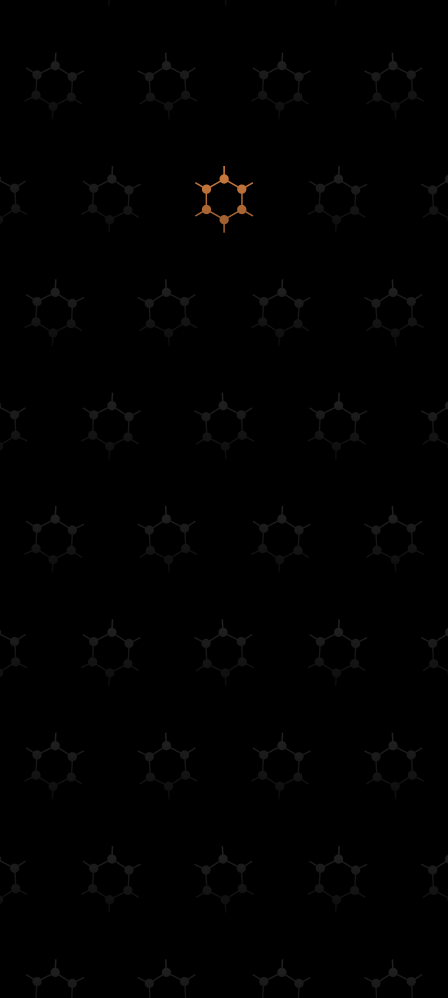
#> input picture samples/center20_orange.png, 1344 x 2992 px, given in place of _logo_tmp.png, which was not available (shown at 1/3 size); the run also reads 1 picture not shown here
$ python gos_chic.py --out out.png
#> lines starting #> are read from the running program, lines starting #| are printed output that depends on the picture; pictures that were not available may be replaced by others from this repository, and a replacement may not be noted
#!/usr/bin/env python3
"""
GrapheneOS OLED Wallpaper Generator -- Chic Suite (Monolithic, embedded SVG)

- No external SVG file needed. This script embeds the GOS logo SVG.
- You can still pass --svg to override with a different path if you want.
- Everything else works the same (FP mode, tessellate weave, styles, custom accent control).

Dependencies:
  pip install pillow cairosvg
"""

# ---------------------------- Embedded SVG ----------------------------
EMBEDDED_SVG = r"""<svg height="253.82401" shape-rendering="geometricPrecision" text-rendering="geometricPrecision" viewBox="0 0 2644.0798 2644" width="253.82401" xmlns="http://www.w3.org/2000/svg"><path d="m771.67168 798 381.00032-217c-7.0001-21-12.0001-43-12.0001-67 0-92 67.0001-168 155.0001-184v-330h64v330c88 16 155 92 155 184 0 24-5 46-13 67l382 217c14-16 31-30 50-42 80-46 180-26 237 42l286-165 32 56-286 165c31 84-2 180-82 226-18 10-36 17-55 21v442c19 4 37 11 55 21 80 46 113 142 82 226l286 165-32 56-286-165c-57 68-157 88-237 42-19-12-36-26-50-42-127 72-254 145-382 217 8 21 13 43 13 67 0 92-67 168-155 184v330h-64v-330c-88-16-155.0001-92-155.0001-184 0-24 5-46 12.0001-67l-381.00032-217c-14 16-31 30-50 42-80 46-180 26-237-42l-285.99999 165-32-56 285.99999-165c-31-84 2-180 82-226 18-10 36-17 55-21v-442c-19-4-37-11-55-21-80-46-113-142-82-226l-285.99999-165 32-56 285.99999 165c57-68 157-88 237-42 19 12 36 26 50 42zm1080.00032 992c-18-50-15-108 14-157 30-52 81-84 136-92v-438c-55-8-106-40-136-92-29-49-32-107-14-157l-382-218c-35 40-85 65-142 65s-107-25-142-65l-382.00032 218c18 50 15 108-14 157-30 52-81 84-136 92v438c55 8 106 40 136 92 29 49 32 107 14 157l382.00032 218c35-40 85-65 142-65s107 25 142 65z" fill="#000000" fill-rule="nonzero" transform="translate(0 .000102)"/></svg>"""

# ---------------------------- helpers ----------------------------
import argparse, os, math
from collections import deque
from PIL import Image, ImageFilter
from PIL.Image import Resampling
import cairosvg

# ---------------------------- device helper ----------------------------
# [33 lines left out: function get_pixel_resolution, not called in this run]

def render_svg_to_png(svg_path_or_embedded: str, png_path: str, size_px: int) -> None:
#> called with svg_path_or_embedded = '__embedded__', png_path = '_logo_tmp.png', size_px = 200
    if svg_path_or_embedded and svg_path_or_embedded != "__embedded__":
        cairosvg.svg2png(url=svg_path_or_embedded, write_to=png_path,
                         output_width=size_px, output_height=size_px)
    else:
        cairosvg.svg2png(bytestring=EMBEDDED_SVG.encode("utf-8"), write_to=png_path,
                         output_width=size_px, output_height=size_px)
#> (this line was passed over: cairosvg is not available in this run)

def make_vertical_gradient(size, top_rgb=(30,30,30), bottom_rgb=(10,10,10)):
    w, h = size
    grad = Image.new("RGBA", (w, h))
    for y in range(h):
        t = y / (h - 1 if h > 1 else 1)
        r = int(top_rgb[0] * (1 - t) + bottom_rgb[0] * t)
        g = int(top_rgb[1] * (1 - t) + bottom_rgb[1] * t)
        b = int(top_rgb[2] * (1 - t) + bottom_rgb[2] * t)
        for x in range(w):
            grad.putpixel((x, y), (r, g, b, 255))
    return grad

def apply_fill_with_mask(fill_img: Image.Image, mask_img: Image.Image) -> Image.Image:
    out = Image.new("RGBA", fill_img.size, (0,0,0,0))
    out.paste(fill_img, (0,0), mask=mask_img)
    return out


def parse_accent_color(accent_color: str):
    """Accept preset names or custom colors:
       - "gold", "steel", "red", "none"
       - "#RRGGBB"
       - "R,G,B" (0-255 each)
    Returns (r,g,b) or None for 'none'.
    """
    presets = {"gold":(160,140,60), "steel":(70,70,70), "red":(140,40,40), "none":None}
    if accent_color in presets:
        return presets[accent_color]
    s = accent_color.strip()
    # Hex
    if s.startswith("#") and len(s) == 7:
        try:
            r = int(s[1:3], 16); g = int(s[3:5], 16); b = int(s[5:7], 16)
            return (r,g,b)
        except ValueError:
            pass
    # Comma-separated
    if "," in s:
        parts = s.split(",")
        if len(parts) == 3:
            try:
                r,g,b = [max(0, min(255, int(p.strip()))) for p in parts]
                return (r,g,b)
            except ValueError:
                pass
    # Fallback to gold
    return presets["gold"]
def recolor_flat(mask_img: Image.Image, rgb=(30,30,30)):
    fill = Image.new("RGBA", mask_img.size, (*rgb, 255))
    return apply_fill_with_mask(fill, mask_img)

def build_tile_variants(mask, style):
    if style == "gradient":
        grad = make_vertical_gradient(mask.size, (30,30,30), (10,10,10))
        base = apply_fill_with_mask(grad, mask)
        return lambda row: base

    if style == "glossmix":
        grad = make_vertical_gradient(mask.size, (35,35,35), (12,12,12))
        glossy = apply_fill_with_mask(grad, mask)
        matte  = recolor_flat(mask, (28,28,28))
        return lambda row: glossy if (row % 2 == 0) else matte

    if style == "emboss":
        # Lowlight emboss + real drop shadow (dilated alpha), baked defaults
        base_color   = (25,25,25,255)
        shadow_color = (8,8,12,255)
        dilated = mask.filter(ImageFilter.MaxFilter(3))
        shadow_rgba = apply_fill_with_mask(Image.new("RGBA", mask.size, shadow_color), dilated)
        base_rgba   = apply_fill_with_mask(Image.new("RGBA", mask.size, base_color), mask)
        # [5 lines left out: function tile_for_row, not called in this run]
        return tile_for_row

    raise ValueError("Unknown style")

# [28 lines left out: function flood_fill_inner_hole, not called in this run]

def style_tinted_accent(mask_rgba, style, rgb):
    alpha = mask_rgba.split()[3] if mask_rgba.mode == "RGBA" else mask_rgba
    w, h = alpha.size
    def clamp(x):
        y = int(x)
        return 0 if y < 0 else (255 if y > 255 else y)
    r, g, b = rgb
    if style == "gradient":
        top = (clamp(r*0.92), clamp(g*0.92), clamp(b*0.92))
        bot = (clamp(r*0.70), clamp(g*0.70), clamp(b*0.70))
        grad = make_vertical_gradient((w, h), top, bot)
        return apply_fill_with_mask(grad, alpha)
    if style == "glossmix":
        top = (clamp(r*1.05), clamp(g*1.05), clamp(b*1.05))
        bot = (clamp(r*0.75), clamp(g*0.75), clamp(b*0.75))
        grad = make_vertical_gradient((w, h), top, bot)
        return apply_fill_with_mask(grad, alpha)
    if style == "emboss":
        # Same drop shadow logic for accent outline
        base_color   = (25,25,25,255)
        shadow_color = (8,8,12,255)
        dilated = alpha.filter(ImageFilter.MaxFilter(3))
        shadow_rgba = apply_fill_with_mask(Image.new("RGBA", (w,h), shadow_color), dilated)
        base_rgba   = apply_fill_with_mask(Image.new("RGBA", (w,h), base_color), alpha)
        canvas = Image.new("RGBA", (w, h), (0,0,0,0))
        canvas.paste(shadow_rgba, (2,2), shadow_rgba)
        canvas.paste(base_rgba,   (0,0), base_rgba)
        return canvas
    return apply_fill_with_mask(Image.new("RGBA", (w,h), (r,g,b,255)), alpha)

# [25 lines left out: function build_accent_with_center, not called in this run]
def build_wallpaper(svg_path: str,
                    out_path: str,
                    screen_w: int = 1344,
                    screen_h: int = 2992,
                    logo_px: int = 200,
                    spacing_mult: float = 1.6,
                    style: str = "gradient",
                    weave: bool = False,
                    weave_deg: float = 3.0,
                    tessellate: bool = True,
                    scalevar: bool = False,
                    scale_every: int = 4,
                    scale_factor: float = 1.2,
                    accent_color: str = "gold",
                    # explicit accent control
                    accent_x: float = 0.50,
                    accent_y: float = 0.20,
                    accent_scale: float = 1.0,
                    # FP overrides
                    fp_mode: bool = True,
                    fp_center_rgb: tuple = (31,31,31),
                    fp_anchor_ratio_y: float = 0.718,
                    fp_scale: float = 2.25):
    """Create wallpaper with grid anchored at the accent position."""
    # Render base tile (from embedded unless a path is provided)
    tmp_logo = "_logo_tmp.png"
    render_svg_to_png(svg_path, tmp_logo, size_px=logo_px)
    logo = Image.open(tmp_logo).convert("RGBA")
    mask = logo.split()[3]
#> mask: PIL image 1344x2992 L; every value is 255

    tile_for_row = build_tile_variants(mask, style)
#> in make_vertical_gradient, `grad = Image.new("RGBA", (w, h))`: grad: PIL image 1344x2992 RGBA; every value is 0
#> after the loop in make_vertical_gradient, `for y in range(h):`:
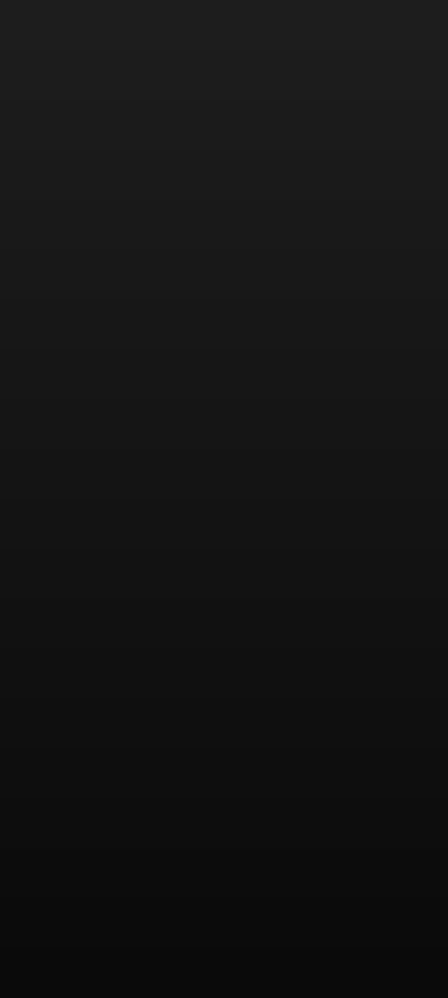
#> grad: PIL image 1344x2992 RGBA (shown at 1/3 size); mean R, G, B, A 19.5, 19.5, 19.5, 255
    base_tile = tile_for_row(0)
    tile_w, tile_h = base_tile.size
#> tile_w = 1344; tile_h = 2992

    # Accent parameters (possibly overridden by FP mode)
    if fp_mode:
        accent_center_x = screen_w // 2
        accent_center_y = int(screen_h * fp_anchor_ratio_y)
        accent_size_px = int(logo_px * fp_scale)
        use_center_fill = True
        center_rgb = fp_center_rgb
    else:
        accent_center_x = int(screen_w * accent_x)
        accent_center_y = int(screen_h * accent_y)
        accent_size_px = int(logo_px * accent_scale)
        use_center_fill = False
        center_rgb = None

    bg = Image.new("RGB", (screen_w, screen_h), (0,0,0))
#> bg: PIL image 1344x2992 RGB; every value is 0

    if weave and tessellate:
        pad = int(math.ceil(logo_px * 0.35))
        S = tile_w + 2*pad
        tile_padded = Image.new("RGBA", (S, S), (0,0,0,0))
        tile_padded.paste(base_tile, (pad, pad), base_tile)

        tA = tile_padded.rotate( weave_deg, resample=Resampling.BICUBIC, expand=False)
        tB = tile_padded.rotate(-weave_deg, resample=Resampling.BICUBIC, expand=False)

        anchor_x = accent_center_x - S // 2
        anchor_y = accent_center_y - S // 2

        min_i = -math.ceil((anchor_x + S) / S)
        max_i =  math.ceil((screen_w - anchor_x) / S)
        min_j = -math.ceil((anchor_y + S) / S)
        max_j =  math.ceil((screen_h - anchor_y) / S)

        for j in range(min_j, max_j + 1):
            for i in range(min_i, max_i + 1):
                x = anchor_x + i * S
                y = anchor_y + j * S
                if i == 0 and j == 0:
                    continue
                tile_img = tA if ((i + j) % 2 == 0) else tB
                if j % 2 != 0:
                    x += S // 2
                if x < screen_w and y < screen_h and (x + S) > 0 and (y + S) > 0:
                    bg.paste(tile_img, (x, y), tile_img)

    else:
        x_step = int(round(tile_w * spacing_mult))
#> x_step = 2150
        y_step = int(round(tile_h * spacing_mult))
#> y_step = 4787
        anchor_x = accent_center_x - tile_w // 2
#> anchor_x = 0
        anchor_y = accent_center_y - tile_h // 2
#> anchor_y = -898

        pad_steps = 50
        for dy in range(-y_step * pad_steps, screen_h + y_step * pad_steps, y_step):
            for dx in range(-x_step * pad_steps, screen_w + x_step * pad_steps, x_step):
                if dx == 0 and dy == 0:
                    continue
                x = anchor_x + dx
                y = anchor_y + dy

                row_idx = (dy // y_step) if y_step != 0 else 0
                tile = tile_for_row(abs(row_idx))

                if scalevar and (abs(row_idx) % scale_every == 0):
                    new_w = max(1, int(tile.width * scale_factor))
                    new_h = max(1, int(tile.height * scale_factor))
                    tile = tile.resize((new_w, new_h), resample=Resampling.BICUBIC)

                if weave:
                    parity = ((dx // x_step) + (dy // y_step)) if (x_step and y_step) else 0
                    angle = weave_deg if (parity % 2 == 0) else -weave_deg
                    tile = tile.rotate(angle, resample=Resampling.BICUBIC, expand=True)

                if x < screen_w and y < screen_h and (x + tile.width) > 0 and (y + tile.height) > 0:
                    bg.paste(tile, (x, y), tile)

    # Accent last (z-above)
    if use_center_fill:
        # Style/color the outline in FP mode too
        orgb = parse_accent_color(accent_color) or (160,140,60)
        accent_img = build_accent_with_center(svg_path, accent_size_px, center_rgb=center_rgb, outline_style=style, outline_rgb=orgb)
    else:
        rgb = parse_accent_color(accent_color)

        accent_mask_png = "_accent_tmp.png"
        render_svg_to_png(svg_path, accent_mask_png, size_px=accent_size_px)
        accent_rgba = Image.open(accent_mask_png).convert("RGBA")

        if rgb is None:
            accent_img = style_tinted_accent(accent_rgba, style, (30,30,30))
        else:
            accent_img = style_tinted_accent(accent_rgba, style, rgb)
#> call 2 of make_vertical_gradient, with size = (1344, 2992), top_rgb = (147, 128, 55), bottom_rgb = (112, 98, 42)
#> after the loop in make_vertical_gradient (call 2), `for y in range(h):`:
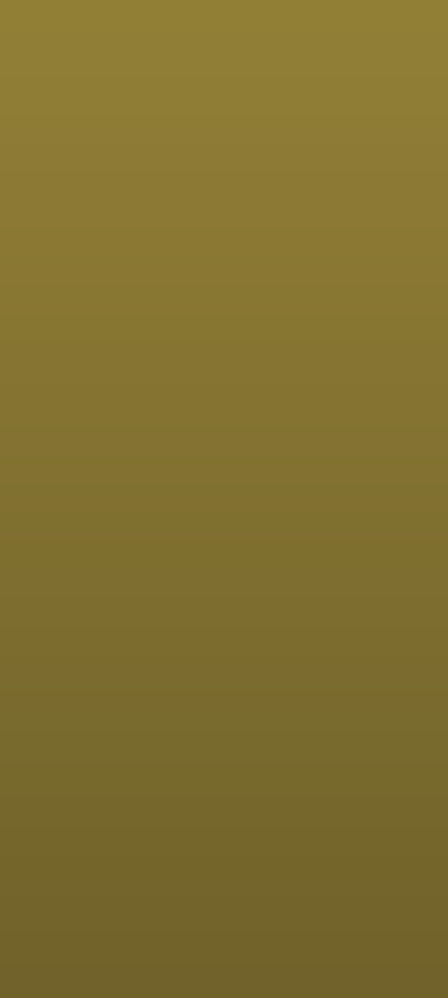
#> grad: PIL image 1344x2992 RGBA (shown at 1/3 size); mean R, G, B, A 129, 112.5, 48, 255

        try:
            os.remove(accent_mask_png)
        except OSError:
            pass

    ax = accent_center_x - accent_img.width // 2
#> ax = 0
    ay = accent_center_y - accent_img.height // 2
#> ay = -898
    bg.paste(accent_img, (ax, ay), accent_img)
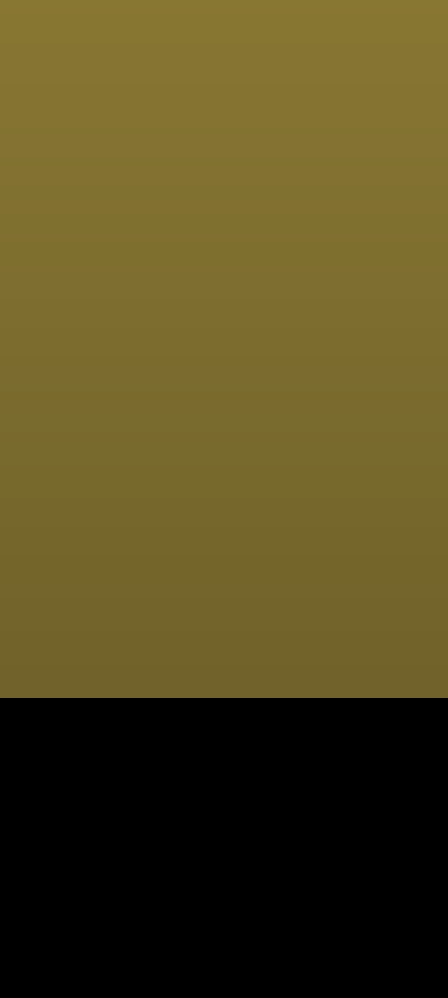
#> bg: PIL image 1344x2992 RGB (shown at 1/3 size); mean R, G, B 86.6, 75.6, 32.2

    bg.save(out_path, "PNG")

    try:
        os.remove("_logo_tmp.png")
    except OSError:
        pass

# ---------------------------- CLI ----------------------------

def main():
    parser = argparse.ArgumentParser(description="Generate GOS tiled wallpapers (Chic Suite, Monolithic).")
    parser.add_argument("--svg", default="__embedded__", help="Path to an alternate SVG (omit to use embedded)")
    parser.add_argument("--out", required=True, help="Output PNG path")
    parser.add_argument("--width", type=int, default=1344, help="Screen width (default 1344)")
    parser.add_argument("--height", type=int, default=2992, help="Screen height (default 2992)")
    parser.add_argument("--device", type=str, help="Pixel codename (e.g. komodo, caiman, tokay). Overrides --width/--height.")
    parser.add_argument("--logo_px", type=int, default=200, help="Logo render size in px (default 200)")
    parser.add_argument("--spacing", type=float, default=1.6, help="Spacing multiplier (non-tessellated)")
    parser.add_argument("--style", choices=["gradient","glossmix","emboss"], default="gradient", help="Fill style")
    parser.add_argument("--weave", action="store_true", help="Enable diagonal weave rotation")
    parser.add_argument("--weave_deg", type=float, default=3.0, help="Weave rotation degrees")
    parser.add_argument("--tessellate", action="store_true", default=True, help="Touching tiles when weaving (padded, no gaps)")
    parser.add_argument("--scalevar", action="store_true", help="Enable periodic scale variance")
    parser.add_argument("--scale_every", type=int, default=4, help="Apply scale variance every N rows")
    parser.add_argument("--scale_factor", type=float, default=1.2, help="Scale factor for scale variance")
    parser.add_argument("--accent_color", type=str, default="gold", help="Accent color preset or custom RGB (#RRGGBB or R,G,B)")
    parser.add_argument("--accent_x", type=float, default=0.50, help="Accent center X as fraction of width (0..1)")
    parser.add_argument("--accent_y", type=float, default=0.20, help="Accent center Y as fraction of height (0..1)")
    parser.add_argument("--accent_scale", type=float, default=1.0, help="Accent size as multiple of base logo_px")
    parser.add_argument("--fp_mode", action="store_true", default=False,
                        help="Override accent pos/scale to FP center and fill inner cut-out with gray.")
    parser.add_argument("--fp_center_rgb", type=str, default="#1f1f1f",
                        help="FP center gray in hex (default #1f1f1f).")
    parser.add_argument("--fp_anchor", type=float, default=0.718,
                        help="Fingerprint center position from top (default 0.718).")
    parser.add_argument("--fp_scale", type=float, default=2.25,
                        help="Accent scale relative to base logo (default 2.25 ~ 225%).")
    args = parser.parse_args()

    fp_rgb = tuple(int(args.fp_center_rgb.lstrip("#")[i:i+2], 16) for i in (0,2,4))
    # Resolve device codename to resolution if provided
    if args.device:
        args.width, args.height = get_pixel_resolution(args.device)

    build_wallpaper(svg_path=args.svg, out_path=args.out,
                    screen_w=args.width, screen_h=args.height,
                    logo_px=args.logo_px, spacing_mult=args.spacing,
                    style=args.style, weave=args.weave, weave_deg=args.weave_deg, tessellate=args.tessellate,
                    scalevar=args.scalevar, scale_every=args.scale_every, scale_factor=args.scale_factor,
                    accent_color=args.accent_color,
                    accent_x=args.accent_x, accent_y=args.accent_y, accent_scale=args.accent_scale,
                    fp_mode=args.fp_mode, fp_center_rgb=fp_rgb,
                    fp_anchor_ratio_y=args.fp_anchor, fp_scale=args.fp_scale)

if __name__ == "__main__":
    main()
